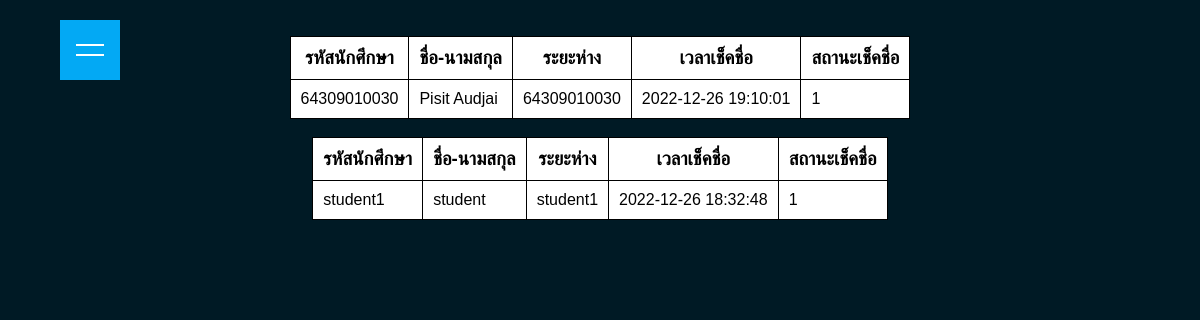
The app's page /room-details.php?roomdetails=bWXPBt with its own data.
### tables this page shows
CREATE TABLE `user` (
  `user_id` int(5) NOT NULL,
  `user_username` varchar(11) NOT NULL,
  `user_password` varchar(20) NOT NULL,
  `user_name` varchar(25) NOT NULL,
  `user_status` int(1) NOT NULL,
  `user_r_code` varchar(6) NOT NULL,
  `user_latitude` double NOT NULL,
  `user_longitude` double NOT NULL,
  `user_time` datetime NOT NULL,
  `user_checkstatus` int(1) NOT NULL
);

### room-details.php (the view, shortened to what this page needs)
<?php require_once("conn.inc.php");
    if (isset($_GET['roomdetails'])) {
        $roomdetails = $_GET['roomdetails'];
        $sql = "select user_username,user_name,user_latitude,user_longitude,user_time,user_checkstatus from user where user_r_code = '$roomdetails'";
        $result = mysqli_query($conn, $sql) or die(mysqli_error($conn));
        while ($row = mysqli_fetch_array($result)) :
?>
<!DOCTYPE html>
<html lang="en">
<head>
    <link rel="stylesheet" href="style-table.css">
</head>
<body>
<br>
<br>
    <table >
        <tr>
            <th><h3>รหัสนักศึกษา</h3></th>
            <th><h3>ชื่อ-นามสกุล</h3></th>
            <th><h3>ระยะห่าง</h3></th>
            <th><h3>เวลาเช็คชื่อ</h3></th>
            <th><h3>สถานะเช็คชื่อ</h3></th>
        </tr>
        <tr>
            <td><?php echo $row['user_username']?></td>
            <td><?php echo $row['user_name']?></td>
            <td><?php echo $row['user_username']?></td>
            <td><?php echo $row['user_time']?></td>
            <td><?php echo $row['user_checkstatus']?></td>
        </tr>
    </table>
    <div id="toggle"></div>
</body>
</html>
        <?php endwhile; } ?>

### style-table.css (style rules this page uses)
* { margin: 0; padding: 0; box-sizing: border-box; font-family: 'Poppins', sans-serif; }
body { background: #001a25; }
table { border-collapse: collapse; width: 100%; display: inline-flex; justify-content: center; align-items: center; }
th, td { border: 1px solid black; border-collapse: collapse; padding: 10px; border-bottom: 1px solid black; background-color: white; }
#toggle { position: fixed; top: 20px; left: 60px; width: 60px; height: 60px; background: #03a9f4; cursor: pointer; display: flex; justify-content: center; align-items: center; }
#toggle::before { content: ''; position: absolute; width: 28px; height: 2px; background: #fff; transform: translateY(-5px); transition: 0.2s; }
#toggle::after { content: ''; position: absolute; width: 28px; height: 2px; background: #fff; transform: translateY(5px); transition: 0.2s; }

### records on screen
user: user_username "64309010030", user_name "Pisit Audjai", user_time "2022-12-26 19:10:01", user_checkstatus "1"
user: user_username "student1", user_name "student", user_time "2022-12-26 18:32:48", user_checkstatus "1"
